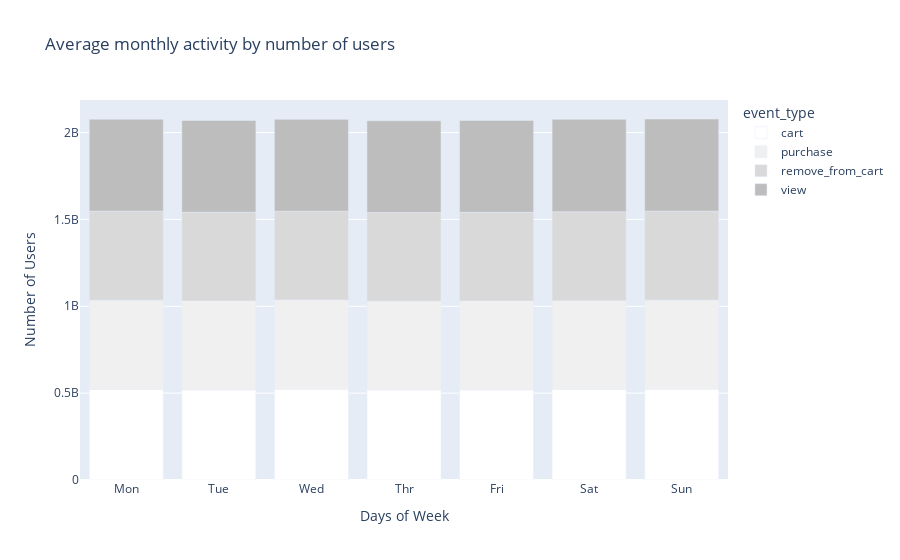

The code cell stored with this chart in its notebook:
### Markdown cell above
Since we have 2 months from 2020 and 3 months from 2019, we did not need to group by the plots with years.

### Code cell
fig = px.bar(daywk_evnt_type['user_id'].unstack(),
      title="Average monthly activity by number of users",
             labels={"event_time": "Days of Week",
              "value": "Number of Users"},
      color_discrete_sequence=px.colors.sequential.Greys)
fig = fig.update_xaxes(type='category')

fig = fig.update_xaxes(tickangle=0,
                 tickmode = 'array',
                 tickvals = ['0', '1', '2', '3', '4', '5', '6'],
                 ticktext= ['Mon', 'Tue', 'Wed', 'Thr', 'Fri', 'Sat', 'Sun'])
fig.show()

### Figure 1 — Plotly figure (JSON) as saved in the notebook; plotly's stock layout.template omitted (floating-point values rounded to 4 significant figures)
{"data": [{"alignmentgroup": "True", "hovertemplate": "event_type=cart<br>Days of Week=%{x}<br>Number of Users=%{y}<extra></extra>", "legendgroup": "cart", "marker": {"color": "rgb(255,255,255)"}, "name": "cart", "offsetgroup": "cart", "orientation": "v", "showlegend": true, "textposition": "auto", "type": "bar", "x": [0, 1, 2, 3, 4, 5, 6], "xaxis": "x", "y": [521700000.0, 518900000.0, 522900000.0, 518700000.0, 519200000.0, 521900000.0, 522900000.0], "yaxis": "y"}, {"alignmentgroup": "True", "hovertemplate": "event_type=purchase<br>Days of Week=%{x}<br>Number of Users=%{y}<extra></extra>", "legendgroup": "purchase", "marker": {"color": "rgb(240,240,240)"}, "name": "purchase", "offsetgroup": "purchase", "orientation": "v", "showlegend": true, "textposition": "auto", "type": "bar", "x": [0, 1, 2, 3, 4, 5, 6], "xaxis": "x", "y": [513400000.0, 511300000.0, 513500000.0, 510900000.0, 511000000.0, 510400000.0, 512500000.0], "yaxis": "y"}, {"alignmentgroup": "True", "hovertemplate": "event_type=remove_from_cart<br>Days of Week=%{x}<br>Number of Users=%{y}<extra></extra>", "legendgroup": "remove_from_cart", "marker": {"color": "rgb(217,217,217)"}, "name": "remove_from_cart", "offsetgroup": "remove_from_cart", "orientation": "v", "showlegend": true, "textposition": "auto", "type": "bar", "x": [0, 1, 2, 3, 4, 5, 6], "xaxis": "x", "y": [512400000.0, 511100000.0, 510800000.0, 510300000.0, 510500000.0, 512400000.0, 512200000.0], "yaxis": "y"}, {"alignmentgroup": "True", "hovertemplate": "event_type=view<br>Days of Week=%{x}<br>Number of Users=%{y}<extra></extra>", "legendgroup": "view", "marker": {"color": "rgb(189,189,189)"}, "name": "view", "offsetgroup": "view", "orientation": "v", "showlegend": true, "textposition": "auto", "type": "bar", "x": [0, 1, 2, 3, 4, 5, 6], "xaxis": "x", "y": [529100000.0, 528600000.0, 528800000.0, 528300000.0, 529100000.0, 531500000.0, 530500000.0], "yaxis": "y"}], "layout": {"barmode": "relative", "legend": {"title": {"text": "event_type"}, "tracegroupgap": 0}, "title": {"text": "Average monthly activity by number of users"}, "xaxis": {"anchor": "y", "domain": [0, 1], "tickangle": 0, "tickmode": "array", "ticktext": ["Mon", "Tue", "Wed", "Thr", "Fri", "Sat", "Sun"], "tickvals": ["0", "1", "2", "3", "4", "5", "6"], "title": {"text": "Days of Week"}, "type": "category"}, "yaxis": {"anchor": "x", "domain": [0, 1], "title": {"text": "Number of Users"}}}}
